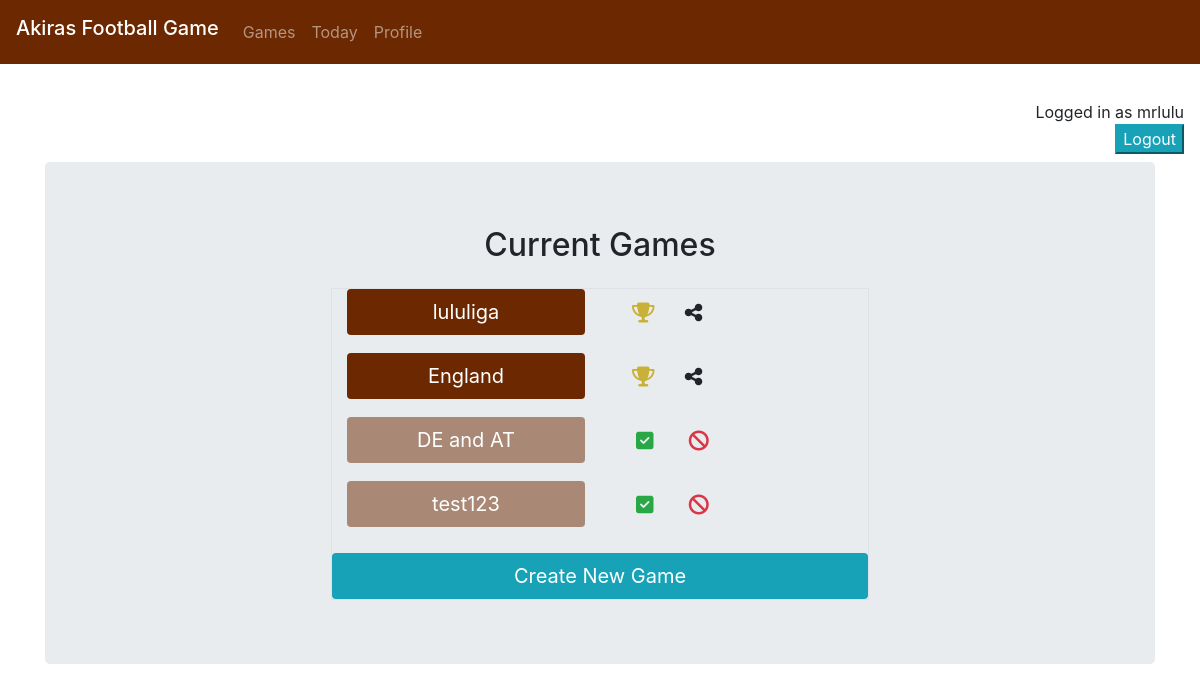
Page /games (signed in) on the committed database.
### game/models.py (models this page shows, shortened)
class Game(models.Model):
    name = models.CharField(max_length=128, null=False)
    leagues = models.ManyToManyField(League, through='Game_Leagues')
    pts_exact = models.IntegerField(blank=False, null=False)
    pts_difference = models.IntegerField(blank=False, null=False)
    pts_winner = models.IntegerField(blank=False, null=False)
    pts_wrong = models.IntegerField(blank=False, null=False)
    creator = models.ForeignKey('Player', on_delete=models.CASCADE, related_name='creator')
    players = models.ManyToManyField('Player', through='Player_Games') # all players in the game

### game/views.py (the view)
# urls.py: path('games', views.GamesView.as_view(), name='games'),
class GamesView(LoginRequiredMixin, View):
    template = 'game/games.html'
    def get(self, request):
        games = Game.objects.all().filter(Q(players__user__username=request.user) & Q(player_games__status=2)) # All active games of a player
        invitations = Game.objects.all().filter(Q(players__user__username=request.user) & Q(player_games__status=3)) # All games the player is invited to
        ctx = {'games' : games, 'invitations' : invitations }
        return render(request, self.template, ctx)

### game/templates/game/games.html (shortened to what this page needs)
{% extends "game/base.html" %}
{% block content %}
<div class="container">
    <div class="jumbotron">
        <p class="h2 text-center mb-4">Current Games</p>
        <div class="row mt-2">
            <div class="col-md-6 offset-md-3 text-center border">
                {% for game in games %}
                    <div class="row mb-3">
                        <div class="col-6"><a class="btn-info btn-lg btn-block rounded text-center" style="background-color: #6b2801;" href="{% url 'gamedetail' game.id %}">{{game.name}}</a></div>
                        <div class="col-1 text-center"><a class="btn btn-lg bg-transparent" href="{% url 'ranking' game.id %}"><span style="color:#C9B037";><i class="fas fa-trophy"></i></span></a></div>
                        <div class="col-1 text-center ml-2"><a class="btn btn-lg bg-transparent" href="{% url 'invite' game.id %}"><i class="fas fa-share-alt"></i></a></div>
                    </div>
                {% endfor %}
                {% for invite in invitations %}
                    <div class="row mb-3">
                        <div class="col-6"><span class="btn-info btn-lg btn-block rounded text-center" style="background-color: #6b280181;">{{invite.name}}</span></div>
                        <div class="div col-1 text-center">
                            <form action="{% url 'game_accept' invite.id %}" method="POST">
                                <button class="btn btn-lg bg-transparent ml-1"><i class="fas fa-check-square text-success"></i></button>
                            </form>
                        </div>
                        <div class="col-1 text-center ml-2">
                            <form action="{% url 'game_decline' invite.id %}" method="POST">
                                <button class="btn btn-lg bg-transparent ml-1"><i class="fas fa-ban text-danger"></i></button>
                            </form>
                        </div>
                    </div>
                    {% endfor %}
                    <div class="row mt-4">
                    <a href="new_game" class="btn-info btn-lg btn-block rounded text-center">Create New Game</a>
                    </div>
            </div>
        </div>
    </div>
</div>
{% endblock content %}

### game/templates/game/base.html (shortened to what this page needs)
{% load static %}
<!DOCTYPE html>
<html lang="en">
<head>
    <link rel="stylesheet" href="https://cdn.jsdelivr.net/npm/bootstrap@4.5.3/dist/css/bootstrap.min.css">
    <link rel="stylesheet" href="{% static 'game/game.css' %}">
</head>
<body>
     <nav class="navbar fixed-top navbar-expand-md navbar-dark" style="background-color: #6b2801;">
        <span class="navbar-brand h3">Akiras Football Game</span>
        <div class="collapse navbar-collapse" id="FullNavBar2">
            <ul class="navbar-nav">
                {% if user.is_authenticated %}
                    <li class="nav-item">
                        <a href="{% url 'games' %}" class="nav-link">Games</a>
                    </li>
                    <li class="nav-item">
                        <a href="{% url 'today' %}" class="nav-link">Today</a>
                    </li>
                    <li class="nav-item">
                        <a href="{% url 'profile' %}" class="nav-link">Profile</a>
                    </li>
                {% endif %}
            </ul>
        </div>
    </nav>
    {% if user.is_authenticated %}
        <div class="text-right mr-3 mb-2">Logged in as {{ user.username }}
            <form action ="{% url 'logout' %}" method="POST">
                <button type="submit" class="btn-info">Logout</button>
            </form>
        </div>
    {% endif %}
    {% block content %} {% endblock content %}
</body>
</html>

### game/static/game/game.css (style rules this page uses)
body { padding-top: 100px; }

### rows in the picture
Game: name "lululiga"
Game: name "England"
Game: name "DE and AT"
Game: name "test123"

### other values in the picture
{{ user.username }} "mrlulu"
